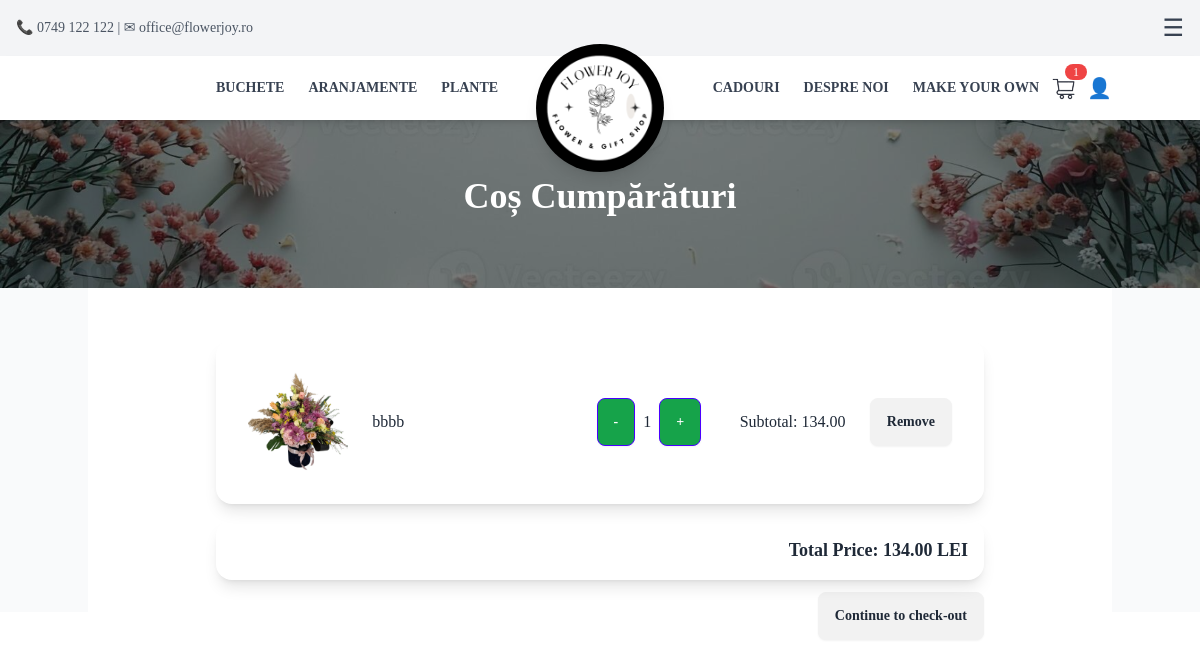
Page /cart/ on the earlier database version.
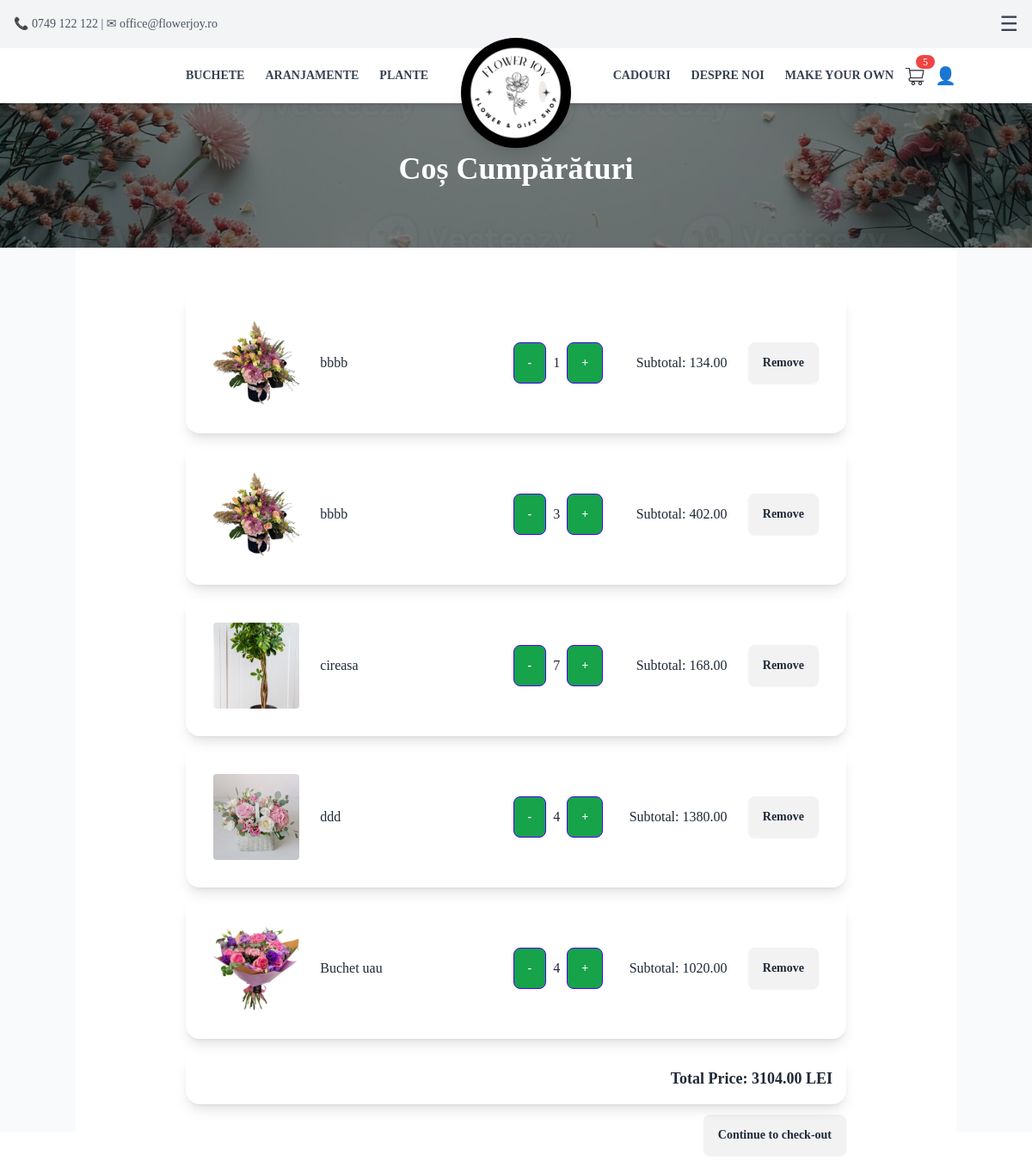
Same page on the later database version.
### App/models.py (models this page shows, shortened)
class CartItem(models.Model):
    user = models.ForeignKey(User, on_delete=models.CASCADE, null=True, blank=True)
    session_id = models.CharField(max_length=255, null=True, blank=True) # Store session ID for anonymous users
    product = models.ForeignKey(Product, on_delete=models.CASCADE)
    quantity = models.PositiveIntegerField(default=1)
    def total_price(self):
        return self.product.price * self.quantity

class Product(models.Model):
    name = models.CharField(max_length=100)
    description = models.TextField()
    category = models.CharField(max_length=100, default="General")
    price = models.DecimalField(max_digits=10, decimal_places=2)
    image = models.ImageField(upload_to="Pictures/")  # Stores images in 'media/Pictures/'
    created_at = models.DateTimeField(auto_now_add=True)

### App/views.py (the view)
# urls.py: path('cart/', cart_view, name='cart'),
def cart_view(request):
    if request.user.is_authenticated:
        cart_items = CartItem.objects.filter(user=request.user)
    else:
        session_id = request.session.session_key
        if not session_id:
            request.session.create()
            session_id = request.session.session_key
        cart_items = CartItem.objects.filter(session_id=session_id)
    total_price = sum(item.total_price() for item in cart_items)
    context = {
        'cart_items': cart_items,
        'total_price': total_price
    }
    return render(request, 'cart.html', context)

### App/templates/partials/cart.html (shortened to what this page needs)
{% extends 'base.html' %}
{% block content %}
<section class="relative w-full h-72 bg-cover bg-center" style="background-image: url('/static/bannerCart.jpg');">
    <div class="container mx-auto px-4 py-16 relative z-10 text-white">
        <h1 class="text-4xl font-bold text-center mt-28">Coș Cumpărături</h1>
    </div>
</section>
<div class="container mx-auto px-4 py-8 bg-white">
    {% if cart_items %}
    <div class="container mt-5 max-w-3xl mx-auto">
        {% for cart_item in cart_items %}
        <div id="cart-item-{{ cart_item.id }}" class="card mb-3 shadow-lg">
            <div hx-target="this" hx-swap="innerHTML">
                {% include 'partials/cart_item.html' with cart_item=cart_item %}
            </div>
        </div>
        {% endfor %}
        <div id="total-price-container" class="card shadow-lg p-4 mt-4 text-right">
            <p class="text-lg font-semibold">Total Price: <span id="total-price">{{ total_price }}</span> LEI</p>
        </div>
        <a href=" {% url 'checkout' %} " class="btn btn-warning b-sm mt-3 mb-5 float-right">Continue to check-out</a>
    {% endif %}
    </div>
</div>
{% endblock %}

### App/templates/base.html (shortened to what this page needs)
{% load static %}
<!DOCTYPE html>
<html lang="en">
<head>
    <link href="{% static 'output.css' %}" rel="stylesheet">
    <script src="https://cdn.tailwindcss.com"></script>
</head>
<body class="bg-gray-50 font-serif">
    {% include 'partials/navbar.html' %}
    {% block content %}
    {% endblock %}
</body>

### App/templates/partials/navbar.html (shortened to what this page needs)
<div id="top-bar" class="bg-gray-100 text-gray-600 text-sm py-3 px-4 flex justify-between items-center fixed top-0 left-0 w-full z-30 transition-all duration-300 ease-in-out">
    <div>📞 0749 122 122 | ✉ office@flowerjoy.ro</div>
    <div class="flex gap-3">
        <button class="text-gray-700 text-2xl" id="menu-toggle">☰</button>
    </div>
</div>
 <nav id="main-navbar" class="bg-white shadow-md fixed top-0 left-0 w-full z-40 transition-all duration-300 ease-in-out mt-14">
    <div class="container mx-auto flex justify-between items-center py-4 px-32 pr-0">
        <div class="hidden md:flex gap-6 uppercase text-sm font-semibold text-gray-700">
            <a href="{% url 'products_by_category' category='buchete' %}" class="hover:text-gray-900">Buchete</a>
            <a href="{% url 'products_by_category' category='aranjamente' %}" class="hover:text-gray-900">Aranjamente</a>
            <a href="{% url 'products_by_category' category='plante' %}" class="hover:text-gray-900">Plante</a>
        </div>
        <div id="logo" class="absolute left-1/2 transform -translate-x-1/2 top-4 z-50 transition-all duration-300 ease-in-out -translate-y-7">
            <a href="/" class="block w-32 h-32 bg-black rounded-full flex items-center justify-center shadow-lg">
                <img src="/static/Logo.png" alt="Flower Shop Logo" class="w-28 h-28 rounded-full object-cover transition-all duration-300 ease-in-out" id="logo-img">
            </a>
        </div>
        <div class="flex items-center">
            <div class="hidden md:flex gap-6 uppercase text-sm font-semibold text-gray-700">
                <a href="{% url 'products_by_category' category='cadouri' %}" class="hover:text-gray-900">Cadouri</a>
                <a href="#" class="hover:text-gray-900">Despre noi</a>
                <a href="#" class="hover:text-gray-900">Make your own</a>
            </div>
            <div class="flex items-center space-x-4 ml-2">
                <a href="/cart/" id="cart-btn" class="relative">
                    {% include "partials/cart_count.html" with cart_count=cart_items.count %}
                </a>
            </div>
            <div class="flex items-center space-x-4 ml-2">
                {% if user.is_authenticated %}
                    <a href="{% url 'logout' %}" class="text-xl hover:text-gray-700">
                        <img src="/static/logout.png" class="h-7"> </a>
                    <span class="text-gray-700 text-sm"> <a href="{% url 'profile' %}">{{ user.username }}</a></span>
                {% else %}
                    <a href="/login_page/" class="text-xl hover:text-gray-700"> 👤 </a>
                {% endif %}
            </div>
        </div>
    </div>
</nav>

### App/templates/partials/cart_count.html
<img src="/static/cartIcon1.png" class="w-8 h-8">
<span id="cart-count" class="absolute -top-2 -right-2 bg-red-500 text-white text-xs px-2 rounded-full"  hx-swap-oob="true">{{ cart_count }}</span>

### App/templates/partials/cart_item.html
<div class="card-body">
    <div class="flex justify-between items-center">
        <div class="center">
            <a href="{% url 'product_detail' pk=cart_item.product.id %}" >
                <img src="{{ cart_item.product.image.url }}" class="img-fluid rounded" alt="{{ cart_item.product.name }}" style="width: 100px; height: 100px; object-fit: cover;">
            </a>
        </div>
        <div class="center" style="flex: 1; max-width: 200px; text-align: left;">
            <p class="card-text truncate">{{ cart_item.product.name }}</p>
        </div>
        <div class="flex items-center space-x-2">
            <a href="{% url 'decrement_quantity' product_id=cart_item.product.id %}"
            class="btn btn-primary btn-sm center bg-green-600 text-white"
            hx-get="{% url 'decrement_quantity' product_id=cart_item.product.id %}"
               hx-target="#cart-item-{{ cart_item.id }} > div"
               hx-swap="innerHTML">-</a>
            <div class="center"><p class="card-text">{{ cart_item.quantity }}</p></div>
            <a href="{% url 'increment_quantity' product_id=cart_item.product.id %}"
            class="btn btn-primary btn-sm center bg-green-600 text-white"
            hx-get="{% url 'increment_quantity' product_id=cart_item.product.id %}"
               hx-target="#cart-item-{{ cart_item.id }} > div"
               hx-swap="innerHTML">+</a>
        </div>
        <div class="center" style="min-width: 120px; text-align: right;">
            <p class="card-text">Subtotal: {{ cart_item.total_price }}</p>
        </div>
        <div class="center">
            <a href="{% url 'remove_from_cart' product_id=cart_item.product.id %}"
               class="btn btn-danger btn-sm"
               hx-get="{% url 'remove_from_cart' product_id=cart_item.product.id %}"
               hx-target="#cart-item-{{ cart_item.id }}"
               hx-swap="innerHTML">Remove</a>
        </div>
    </div>
</div>

Differences in the rows shown:
added CartItem: product.image (picture), product.name "bbbb", quantity "3", total_price "402.00"
added CartItem: product.image (picture), product.name "cireasa", quantity "7", total_price "168.00"
added CartItem: product.image (picture), product.name "ddd", quantity "4", total_price "1380.00"
added CartItem: product.image (picture), product.name "Buchet uau", quantity "4", total_price "1020.00"
Other differences:
{{ cart_count }}: "1" → "5"
{{ total_price }}: "134.00" → "3104.00"
